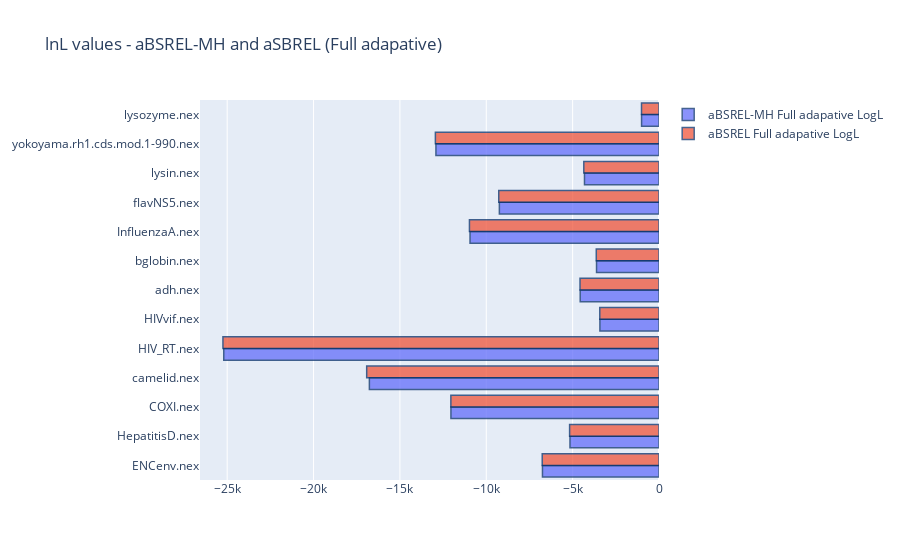

Notebook cell for this chart:
### Markdown cell above
## lnL -- Full Adaptive Models

### Code cell
# Bar plot for AICc - Unconstrained
dataset = []
MH = []
BASE = []

for index, row in df.iterrows():
    dataset.append(df["Filename"][index].replace(".aBSREL-MH.json",""))
    MH.append(df["aBSREL-MH_FULL_LL"][index])
    BASE.append(df["aBSREL_FULL_LL"][index])
#end for

#plot
fig = go.Figure(data=[
    go.Bar(name='aBSREL-MH Full adapative LogL', y=dataset, x=MH, orientation='h'),
    go.Bar(name='aBSREL Full adapative LogL', y=dataset, x=BASE, orientation='h')
])

# Change the bar mode
fig.update_layout(barmode='group')
fig.update_traces(marker_line_color='rgb(8,48,107)',
                  marker_line_width=1.5, opacity=0.75)
title="lnL values - aBSREL-MH and aSBREL (Full adapative)"
fig.update_layout(title_text=title)
fig.show()

fig.write_image(title.replace(" ", "") + ".png", engine="kaleido")

### Figure 1 — Plotly figure (JSON) as saved in the notebook; plotly's stock layout.template omitted (floating-point values rounded to 4 significant figures)
{"data": [{"marker": {"line": {"color": "rgb(8,48,107)", "width": 1.5}}, "name": "aBSREL-MH Full adapative LogL", "opacity": 0.75, "orientation": "h", "type": "bar", "x": [-6747.0, -5153.0, -12050.0, -16770.0, -25200.0, -3421.0, -4561.0, -3616.0, -10940.0, -9242.0, -4314.0, -12910.0, -1008.0], "y": ["ENCenv.nex", "HepatitisD.nex", "COXI.nex", "camelid.nex", "HIV_RT.nex", "HIVvif.nex", "adh.nex", "bglobin.nex", "InfluenzaA.nex", "flavNS5.nex", "lysin.nex", "yokoyama.rh1.cds.mod.1-990.nex", "lysozyme.nex"]}, {"marker": {"line": {"color": "rgb(8,48,107)", "width": 1.5}}, "name": "aBSREL Full adapative LogL", "opacity": 0.75, "orientation": "h", "type": "bar", "x": [-6761.0, -5175.0, -12050.0, -16920.0, -25250.0, -3428.0, -4573.0, -3632.0, -10970.0, -9277.0, -4353.0, -12950.0, -1013.0], "y": ["ENCenv.nex", "HepatitisD.nex", "COXI.nex", "camelid.nex", "HIV_RT.nex", "HIVvif.nex", "adh.nex", "bglobin.nex", "InfluenzaA.nex", "flavNS5.nex", "lysin.nex", "yokoyama.rh1.cds.mod.1-990.nex", "lysozyme.nex"]}], "layout": {"barmode": "group", "title": {"text": "lnL values - aBSREL-MH and aSBREL (Full adapative)"}}}
